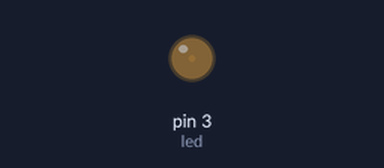
Bench run of a sketch on a simulated Arduino Uno, built with avr-gcc and run on an emulated ATmega328P. Shown: output pins drawn as LEDs (lit = HIGH).

Above: at 0.05 s.
At 2.15 s:
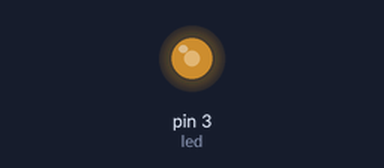
At 3.45 s:
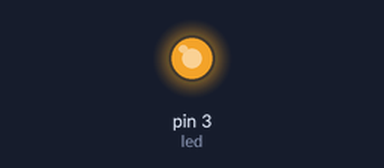
At 6.9 s:
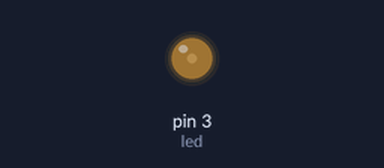
Timing chart, 0 to 10.0 s (numbered marks = the images above):
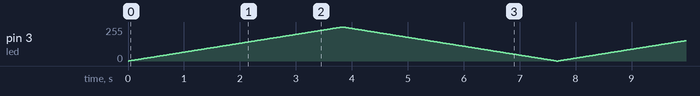

The sketch:

led_brillo.ino
```cpp
int led=3;// LED en pin 3
int brillo;


void setup()
{
  pinMode(led,OUTPUT); // pin 3 como salida
}
 void loop()
 {
  for(brillo=0;brillo<255;brillo++ )// bucle de 0 a 255
  {
    analogWrite(led,brillo);// escritura en pin PWM
    delay(15);// demora entre incrementos
  }

  for(brillo=255;brillo>=0;brillo-- )// bucle de 255 a 0
    {
      analogWrite(led,brillo);// escritura en pin PWM
      delay(15);// demora entre incrementos
    }

 }
```
